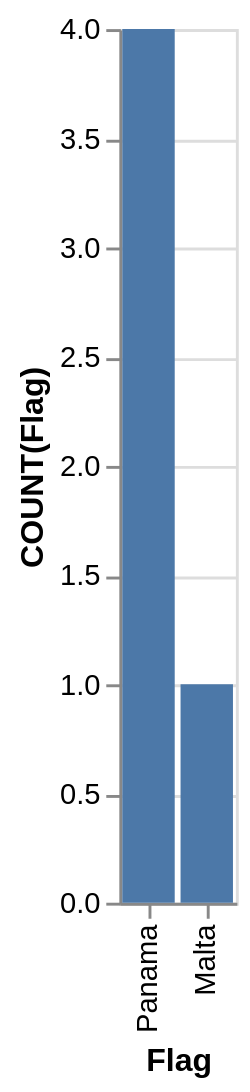

Here is the Vega-Lite specification saved for this chart:
### Vega-Lite specification from a JSON file in a GitHub repository (floating-point values rounded to 4 significant figures)
{"data": {"values": [{"x_data": "Malta", "y_data": 1}, {"x_data": "Panama", "y_data": 4}]}, "mark": "bar", "encoding": {"x": {"field": "x_data", "type": "nominal", "title": "Flag", "sort": {"op": "sum", "field": "y_data", "order": "descending"}}, "y": {"field": "y_data", "type": "quantitative", "title": "COUNT(Flag)"}}}
